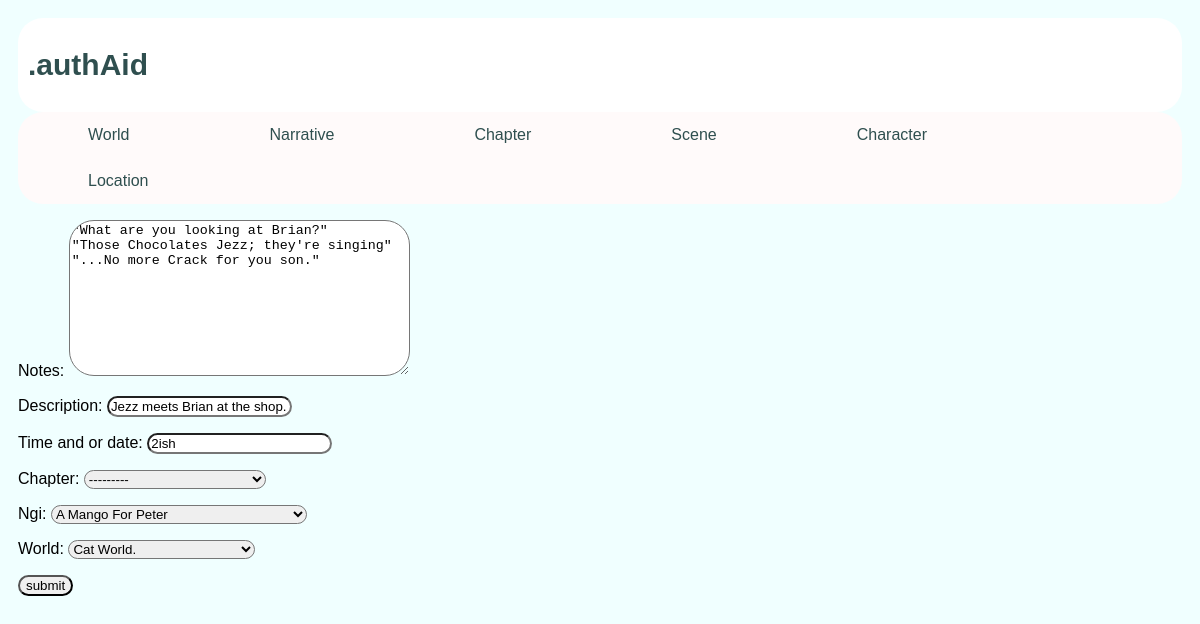
The page /author/scene/4 on the database its author committed.
### author/models.py (models this page shows, shortened)
class Location(models.Model):
    name, description, notes = charFieldsAndNotes()
    world = world = setForeignKeysNullDelete(World)
    ngi = models.ManyToManyField(NarrativeGeneralInfo)
    scenes = models.ManyToManyField(Scene,blank=True)
    chapters = models.ManyToManyField(Chapter,blank=True)

class Scene(models.Model):
    description = models.CharField(max_length=description_length, default='',blank=True)
    notes = notes_all
    time_and_or_date = models.CharField(max_length=100, default='',blank=True)
    chapter = setForeignKeysNullDelete(Chapter)
    ngi = setForeignKeysNullDelete(NarrativeGeneralInfo)
    world = setForeignKeysCascadeDelete(World)

### author/views.py (the view)
# urls.py: path('scene/<int:pk>',views.SceneUpdateView.as_view(),name='scene_update'),
class SceneUpdateView(UpdateView):
    model, template_name = getModelTemplate(Scene, 'scene_update')
    fields = '__all__'
    success_url = getSuccessUrl()

### author/models.py (called while the page is built)
    def __str__(self):
        return self.name

    def __str__(self):
        return self.title

    def __str__(self):
        return self.title

### author/templates/author/scene_update.html (shortened to what this page needs)
<!DOCTYPE html>
<html lang="en">
<head>
</head>
<body>
{% extends "author/base.html" %}
{%block content%}
<form method="post">{% csrf_token %}
    {{ form.as_p }}
    <input type="submit" value="submit">
</form>
{%endblock%}

### author/static/author/style.css (style rules this page uses)
* { box-sizing: border-box; border-radius: 25px }
body { font-family: arial; padding:10px; background: Azure; }

### rows shown on the page
Location: notes "\"What are you looking at Brian?\" \"Those Chocolates Jezz; they're singing\" \"...No more Crack for you son.\""
Scene: description "Jezz meets Brian at the shop.", time_and_or_date "2ish", chapter "---------", ngi "A Mango For Peter", world "Cat World."
